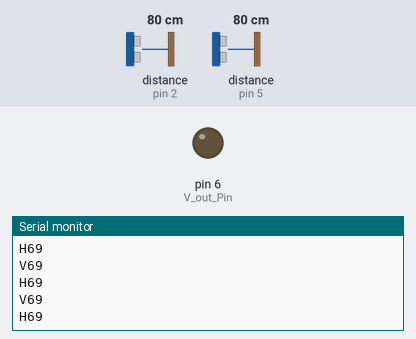
A sketch run on a simulated Arduino Uno, built with avr-gcc and run on an emulated ATmega328P. Parts: output pins drawn as LEDs (lit = HIGH), the last lines printed to the serial monitor. The test bench sets the inputs (shaded band); at power-on: distance to the obstacle (sensors on pin 2, pin 5) 80 cm. Pins used as bus, display or sensor lines are not drawn.

Above: at 1.2 s.
1.3 s: distance to the obstacle (sensor on pin 2) set to 2 cm
At 1.37 s:
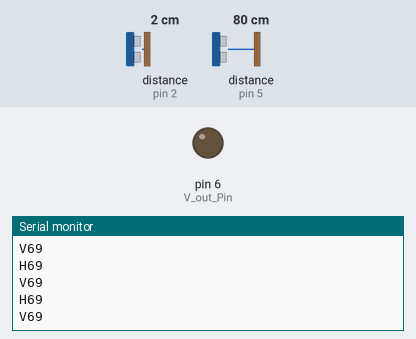
2.8 s: distance to the obstacle (sensor on pin 5) set to 2 cm
At 2.82 s:
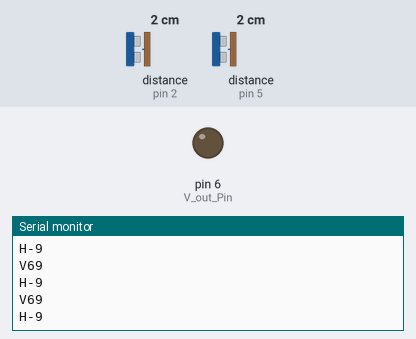
4.3 s: distance to the obstacle (sensor on pin 2) set to 4 cm
At 4.33 s:
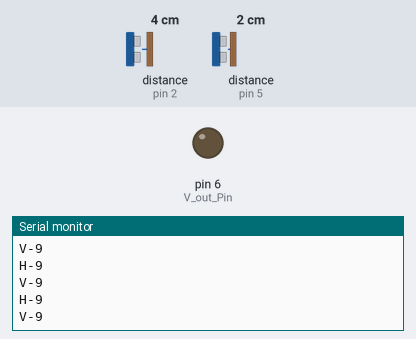
5.8 s: distance to the obstacle (sensor on pin 5) set to 4 cm
At 5.85 s:
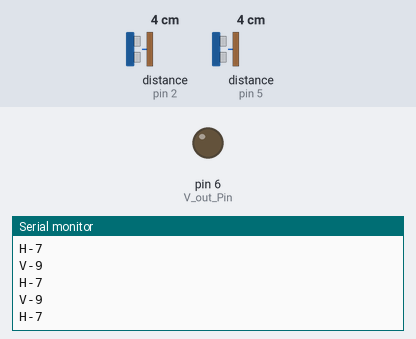
Timing chart, 0 to 8.3 s (numbered marks = the images above; inputs shaded):
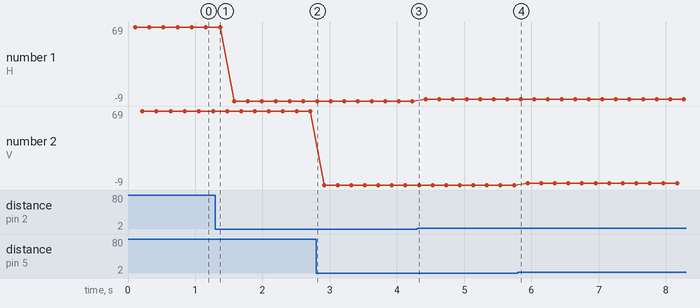

The sketch:

Sensor_de_Distancia_v2.ino
```cpp
#include <Ultrasonic.h>

const int H_imp_Pin = 2;
const int H_out_Pin = 3;
const int V_imp_Pin = 5;
const int V_out_Pin = 6;

Ultrasonic ultrasonic_H(H_out_Pin,H_imp_Pin);
Ultrasonic ultrasonic_V(V_out_Pin,V_imp_Pin);

int distancia;
String result;

void setup(){
  pinMode(H_imp_Pin, INPUT);
  pinMode(H_out_Pin, OUTPUT);
  pinMode(V_imp_Pin, INPUT);
  pinMode(V_out_Pin, OUTPUT);
  Serial.begin(9600);
  }
void loop(){

  H_hcsr04();
  V_hcsr04();

}
void H_hcsr04(){
    digitalWrite(H_out_Pin, LOW);
    delayMicroseconds(2);
    digitalWrite(H_out_Pin, HIGH);
    delayMicroseconds(10);
    digitalWrite(H_out_Pin, LOW);
    distancia = (ultrasonic_H.Ranging(CM));
    result = String(distancia-11);
    delay(100);
    Serial.print("H");
    Serial.println(result);
 }void V_hcsr04(){
    digitalWrite(V_out_Pin, LOW);
    delayMicroseconds(2);
    digitalWrite(V_out_Pin, HIGH);
    delayMicroseconds(10);
    digitalWrite(V_out_Pin, LOW);
    distancia = (ultrasonic_V.Ranging(CM));
    result = String(distancia-11);
    delay(100);
    Serial.print("V");
    Serial.println(result);
 }
```

Measured:
- plotted number 1: 69 → -9 after the input at 1.3 s, -9 → -7 after the input at 4.3 s
